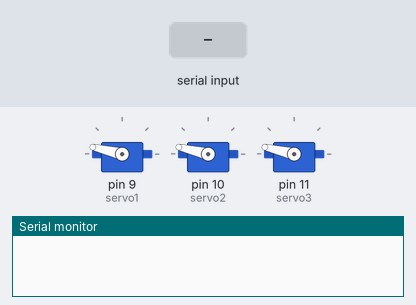
This sketch was run on a simulated Arduino Uno, built with avr-gcc and run on an emulated ATmega328P. On the bench: 3 × servo, the last lines printed to the serial monitor. The test bench sets the inputs (shaded band).

Above: at 1.2 s.
1.3 s: "90,45\n" received over Serial
At 2.3 s:
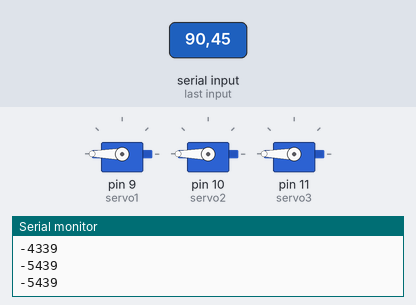
2.9 s: "30,150\n" received over Serial
At 3.7 s:
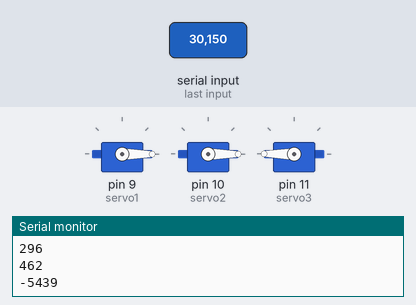
4.4 s: "5\n" received over Serial
At 5.1 s:
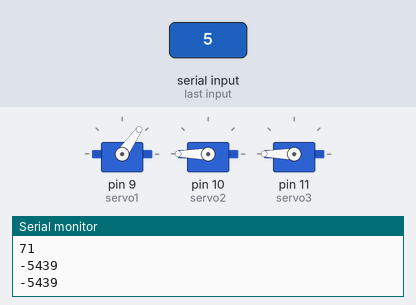
5.9 s: "90,45\n" received over Serial
At 6.5 s:
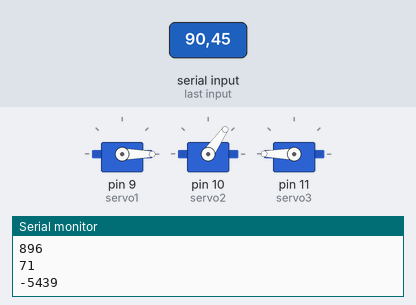
7.4 s: "90\n" received over Serial
At 7.9 s:
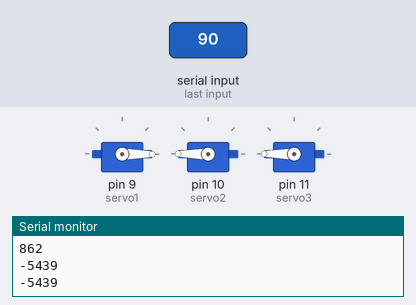
Timing chart, 0 to 9.9 s (numbered marks = the images above; inputs shaded):
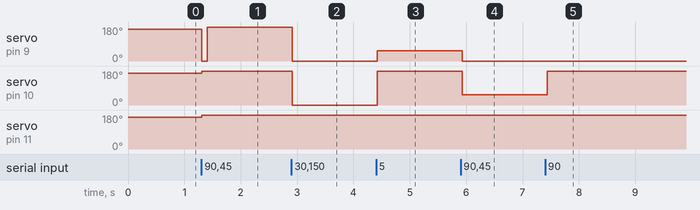

The sketch:

painel_3servos.ino
```cpp
//3 Servos controlados por dado recebido via Serial
//Autor: Otavio Carneiro - 25/05/2014
//Licenca: MIT - use como quiser, nao me responsabilize
#include <Servo.h>

const int MIN_ENTRADA = 0;
const int MAX_ENTRADA = 100;
const int MIN_SERVO = 5;
const int MAX_SERVO = 175;

Servo servo1;
Servo servo2;
Servo servo3;
int valorRecebido1 = MIN_SERVO;
int valorRecebido2 = MIN_SERVO;
int valorRecebido3 = MIN_SERVO;

void setup()
{
  Serial.begin(9600);
  servo1.attach(9);
  servo2.attach(10);
  servo3.attach(11);
}

void loop()
{

  servo1.write(map(valorRecebido1, MIN_ENTRADA, MAX_ENTRADA, MAX_SERVO, MIN_SERVO));
  servo2.write(map(valorRecebido2, MIN_ENTRADA, MAX_ENTRADA, MAX_SERVO, MIN_SERVO));
  servo3.write(map(valorRecebido3, MIN_ENTRADA, MAX_ENTRADA, MAX_SERVO, MIN_SERVO));

  delay(100);

  while (Serial.available()) // Wait for characters
  {
      int centena = Serial.read()-48;
      int dezena = Serial.read()-48;
      int inteiro = Serial.read()-48;
      valorRecebido1 = centena * 100 + dezena * 10 + inteiro;
      Serial.println(valorRecebido1);
      Serial.read(); //le o separador (virgula ou outro qualquer) e nao faz nada
      centena = Serial.read()-48;
      dezena = Serial.read()-48;
      inteiro = Serial.read()-48;
      valorRecebido2 = centena * 100 + dezena * 10 + inteiro;
      Serial.println(valorRecebido2);
      Serial.read(); //le o separador (virgula ou outro qualquer) e nao faz nada
      centena = Serial.read()-48;
      dezena = Serial.read()-48;
      inteiro = Serial.read()-48;
      valorRecebido3 = centena * 100 + dezena * 10 + inteiro;
      Serial.println(valorRecebido3);
      Serial.read(); //le o separador (virgula ou outro qualquer) e nao faz nada
  }

}
```

Measured:
- after the input at 1.3 s, servo on pin 9 (servo1): 167° → 0° at once, → 180° 0.10 s later; servo on pin 10 (servo2), servo on pin 11 (servo3): 167° → 180° at once
- after the input at 2.9 s, servo on pin 9 (servo1), servo on pin 10 (servo2): 180° → 0° at once
- after the input at 4.4 s, servo on pin 9 (servo1): 0° → 55° at once; servo on pin 10 (servo2): 0° → 180° at once
- after the input at 5.9 s, servo on pin 9 (servo1): 55° → 0° at once; servo on pin 10 (servo2): 180° → 55° at once
- after the input at 7.4 s, servo on pin 10 (servo2): 55° → 180° at once
